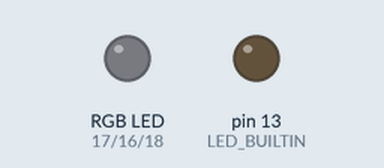
A sketch run on a simulated Arduino Uno, built with avr-gcc and run on an emulated ATmega328P. On the bench: an RGB LED mixed from three pins (HIGH = lit), output pins drawn as LEDs (lit = HIGH). What the sketch prints to the serial monitor is not drawn.

Above: at 0.6 s.
At 2.5 s:
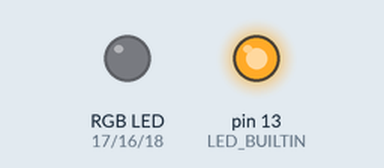
Timing chart, 0 to 6.7 s (numbered marks = the images above):
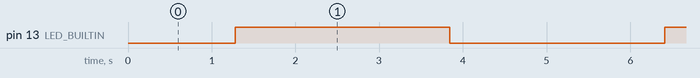

The sketch:

NRF_TestCode_FadingLED.ino
```cpp
/*
    No inbult RGB, onlu one USER led (red)
    Fading working
*/

#include <SoftwareSerial.h>

#define RED 17
#define GREEN 16
#define BLUE 18

void RedOn() {
  Serial.println("RedOn...");
  digitalWrite(17, LOW);
  digitalWrite(16, HIGH);
  digitalWrite(18, HIGH);
  delay(1000);
}

void GreenOn() {
  Serial.println("GreenOn...");
  digitalWrite(17, HIGH);
  digitalWrite(16, LOW);
  digitalWrite(18, HIGH);
  delay(1000);
}

void BlueOn() {
  Serial.println("BlueOn...");
  digitalWrite(17, HIGH);
  digitalWrite(16, HIGH);
  digitalWrite(18, LOW);
  delay(1000);
}

void setup() {
  Serial.begin(9600);
  pinMode(LED_BUILTIN, OUTPUT);
  pinMode(RED, OUTPUT);
  pinMode(GREEN, OUTPUT);
  pinMode(BLUE, OUTPUT);
}

void loop() {
  //RedOn();
  //GreenOn();
  //BlueOn();
  Serial.println("Bright...");
  for (int brightness = 0; brightness <= 255; brightness++) {
    analogWrite(LED_BUILTIN, brightness); // Adjust brightness
    delay(10);                            // Wait a bit
  }
  Serial.println("Fade...");
  for (int brightness = 255; brightness >= 0; brightness--) {
    analogWrite(LED_BUILTIN, brightness); // Adjust brightness
    delay(10);                            // Wait a bit
  }
}
```

Measured:
- by itself, pin 13 (LED_BUILTIN): alternates HIGH for 2.6 s and LOW for 2.6 s
